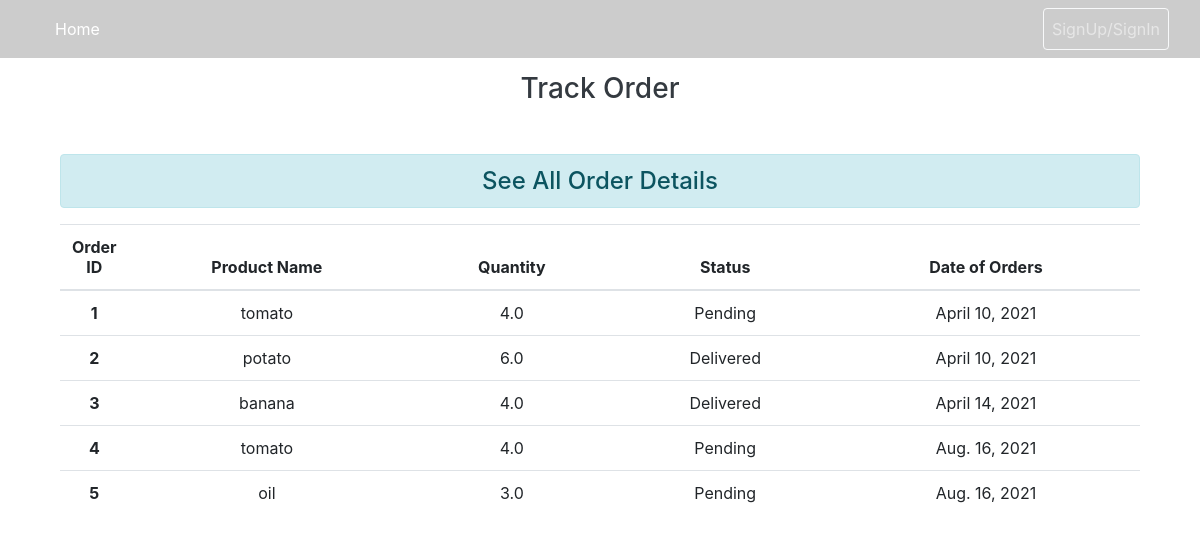
The app's page /orderlist/, older data.
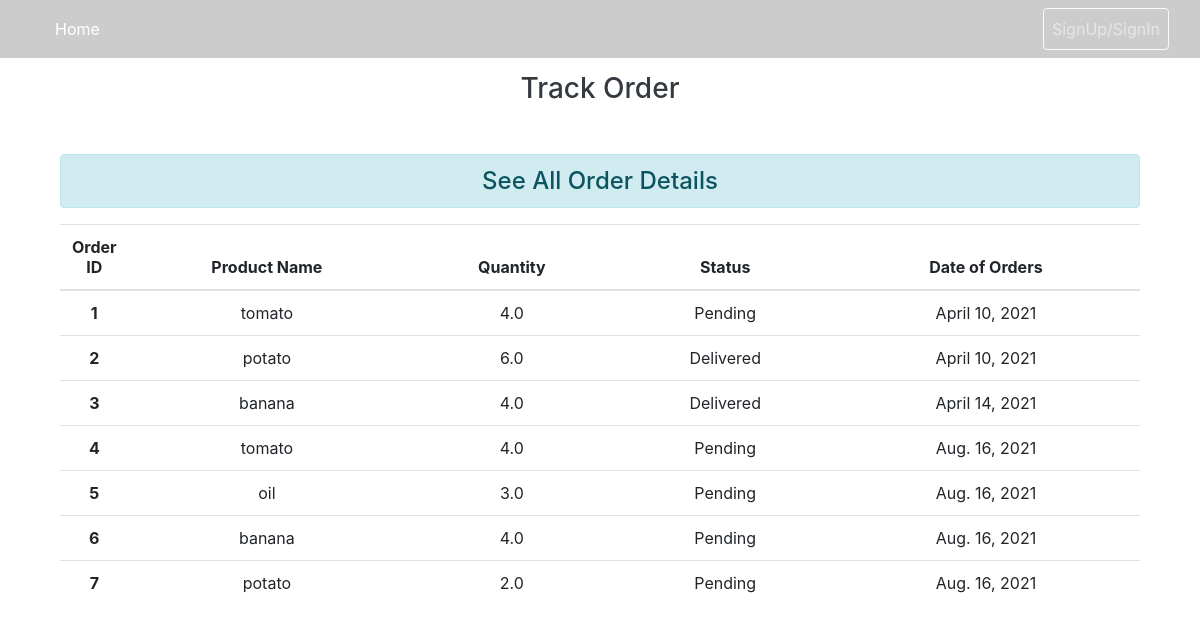
The same page, newer data.
### main/models.py (models this page shows, shortened)
class CustomerOrder(models.Model):
    STATUS_CHOICE = (
        ('Delivered', 'Delivered'),
        ('Pending', 'Pending'),
    )
    customer = models.ForeignKey(User, on_delete=models.CASCADE, null=True)
    product = models.ForeignKey(Product, on_delete=models.CASCADE)
    quantity = models.FloatField()
    status = models.CharField(max_length=10, choices=STATUS_CHOICE)
    created_date = models.DateField(auto_now_add=True)

class Product(models.Model):
    name = models.CharField(max_length=120)
    farmer = models.ForeignKey(User, on_delete=models.CASCADE)
    quantity = models.FloatField()
    price = models.FloatField()
    created_date = models.DateField(auto_now_add=True)

### main/views.py (the view)
# urls.py: path('orderlist/',main_views.order_list,name='orderlist'),
def order_list(request):
        product = Product.objects.all()
        orderlist = CustomerOrder.objects.all()
        context = {
                'orderlist': orderlist,
                'product': product
        }
        return render (request, 'main/orderlist.html', context)

### main/templates/main/orderlist.html (shortened to what this page needs)
{{orderlists.status}} {% load static %}
<link rel="stylesheet" href="https://stackpath.bootstrapcdn.com/bootstrap/4.5.2/css/bootstrap.min.css"> {% include 'main/partials/navbar.html' %}
<div class="container">
    <div class="col-md-12">
        <h3 class="text-dark my-5 text-center">Track Order</h3>
        <h4 class="text-center alert alert-info my-3">See All Order Details</h4>
        {% if orderlist %}
        <table class="table">
            <thead>
                <tr class="text-center">
                    <th scope="col" style="width: 5%;">Order ID</th>
                    <th scope="col" style="width: 26%;">Product Name</th>
                    <th scope="col" style="width: 20%;">Quantity</th>
                    <th scope="col" style="width: 20%;">Status</th>
                    <th scope="col" style="width: 30%;">Date of Orders</th>
                </tr>
            </thead>
            <tbody>
                {% for orderlists in orderlist %}
                <tr class="text-center">
                    <th scope="row">{{orderlists.id}} </th>
                    <td scope="row">{{orderlists.product.name}}</td>
                    <td scope="row">{{orderlists.quantity}}</td>
                    <td scope="row">{{orderlists.status}}</td>
                    <td scope="row">{{orderlists.created_date}}</td>
                </tr>
                {% endfor %}
            </tbody>
        </table>
        {% endif %}
    </div>
</div>

Row changes from the older to the newer data that the page shows:
added CustomerOrder: id "6", product.name "banana", quantity "4.0", status "Pending", created_date "Aug. 16, 2021"
added CustomerOrder: id "7", product.name "potato", quantity "2.0", status "Pending", created_date "Aug. 16, 2021"
